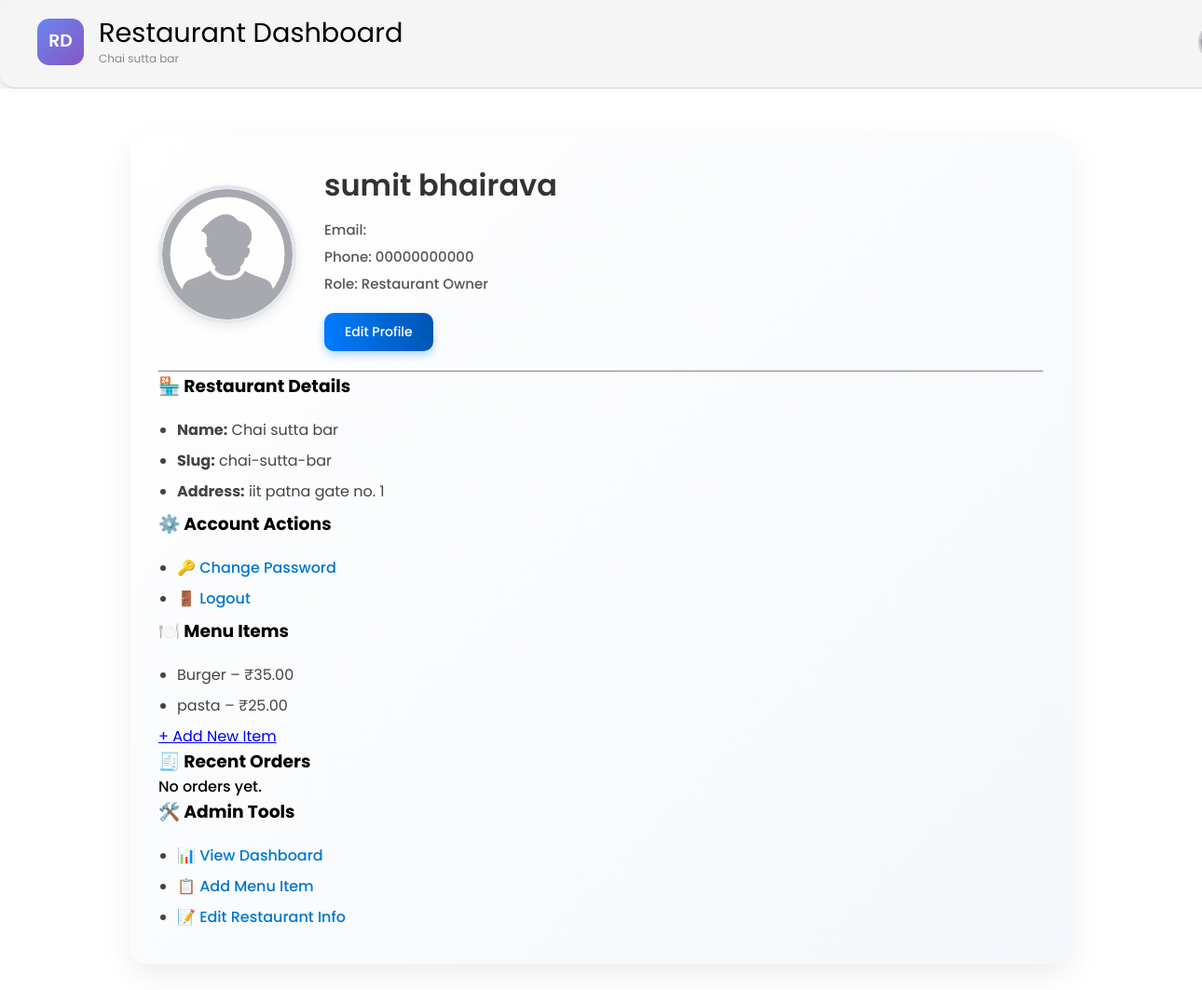
Page /owner/dashboard/profile/ (signed in) on the committed database.
### Restaurant/models.py (models this page shows, shortened)
class RegisterCanteen(models.Model):
    owner = models.ForeignKey(RegisterOwner, on_delete=models.CASCADE, related_name='restaurant_owner')
    canteen_name = models.CharField(max_length=100, default=None)
    description = models.TextField(default=None)
    image = models.ImageField(upload_to='canteen_images/')
    mobile_number = models.CharField(max_length=15)
    address = models.TextField()
    canteen_id = models.CharField(max_length=50, unique=True)
    opening_time = models.TimeField(default="07:00")
    closing_time = models.TimeField(default="22:00")
    email = models.EmailField()
    delivery_time = models.CharField(max_length=15, null=True, default="20 min")
    slug = AutoSlugField(populate_from='canteen_name', unique=True, always_update=False)

class RegisterOwner(models.Model):
    ownername = models.CharField(max_length=50, null=False, unique=True)
    password = models.CharField(max_length=125, null=False)
    email = models.CharField(max_length=50, null=False, default=None)
    def __str__(self):
        return self.ownername

class MenuItem(models.Model):
    canteen = models.ForeignKey(RegisterCanteen, on_delete=models.CASCADE, related_name='menu_items')
    category = models.CharField(max_length=100, default="Main Meal")
    name = models.CharField(max_length=100)
    description = models.TextField()
    price = models.DecimalField(max_digits=6, decimal_places=2)
    image = models.ImageField(upload_to='menu_images/',default="menu_items/set-vector.jpg")
    delivery_time = models.CharField(max_length=15, null=True, default="20 min")
    slug = AutoSlugField(populate_from='name', unique=True, always_update=False)

### Restaurant/views.py (the view)
# urls.py: path('dashboard/profile/', views.owner_profile, name='owner_profile'),
@require_login
def owner_profile(request):
    owner_id = request.session.get("owner_id")
    owner = get_object_or_404(RegisterOwner, id=owner_id)
    try:
        canteen = RegisterCanteen.objects.get(owner_id=owner_id)
    except RegisterCanteen.DoesNotExist:
        canteen = None
    menu_items = MenuItem.objects.filter(canteen=canteen) if canteen else []
    orders = OrderDetails.objects.filter(canteen=canteen).order_by('-id')[:10] if canteen else []
    context = {
        'owner': owner,
        'canteen': canteen,
        'menu_items': menu_items,
        'orders': orders,
    }
    return render(request, 'Restaurant/owner_profile.html', context)

### Restaurant/views.py (called while the page is built)
def require_login(view_func):
    @wraps(view_func)
    def _wrapped_view(request, *args, **kwargs):
        owner_id = request.session.get('owner_id')
        if not owner_id:
            return redirect('login_owner')
        return view_func(request, *args, **kwargs)
    return _wrapped_view

### Webusers/context_processors.py (called while the page is built)
def users_context(request):
    user_id = request.session.get('user_id')
    webuser = None
    profile = None
    if user_id:
        try:
            webuser = Users.objects.get(id=user_id)
            profile, created = UserProfile.objects.get_or_create(user=webuser)
        except Users.DoesNotExist:
            pass
    return {
        'webuser': webuser,
        'profile': profile
    }

### notifications/context_processors.py (called while the page is built)
def notification_context(request):
    user_id = request.session.get('user_id')
    if not user_id:
        return {'notifications': []}
    try:
        user = Users.objects.get(id=user_id)
        notes = Notification.objects.filter(user=user).order_by('-created_at')[:5]
        return {'notifications': notes, 'webuser': user}
    except Users.DoesNotExist:
        return {'notifications': []}

### templates/Restaurant/owner_profile.html (shortened to what this page needs)
{% extends 'Restaurant/base.html' %}
{% load static %}
{% block content %}
<link rel="stylesheet" href="{% static 'css/profile.css' %}">
  <link rel="stylesheet" href="{% static 'css/order_admin.css' %}">
<div class="profile-container">
  <div class="profile-header">
    <div class="profile-pic-section">
      <img src="{% if owner.profile_image %}{{ owner.profile_image.url }}{% else %}{% static 'images/default.png' %}{% endif %}"
           alt="Owner Photo" class="profile-pic">
    </div>
    <div class="profile-info">
      <h2>{{ owner }}</h2>
      <p>Email: {{ user.email }}</p>
      <p>Phone: {{ canteen.mobile_number }}</p>
      <p>Role: Restaurant Owner</p>
      <a href="{% url 'edit_owner_profile' %}" class="edit-btn">Edit Profile</a>
    </div>
  </div>
  <hr>
  <div class="restaurant-info">
    <h3>🏪 Restaurant Details</h3>
    <ul>
      <li><strong>Name:</strong> {{ canteen.canteen_name }}</li>
      <li><strong>Slug:</strong> {{ canteen.slug }}</li>
      <li><strong>Address:</strong> {{ canteen.address }}</li>
    </ul>
  </div>
  <div class="account-actions">
    <h3>⚙️ Account Actions</h3>
    <ul>
      <li><a href="{% url 'owner_change_password' %}">🔑 Change Password</a></li>
      <li><a href="{% url 'logout_owner' %}">🚪 Logout</a></li>
    </ul>
  </div>
  <div class="menu-section">
    <h3>🍽️ Menu Items</h3>
    {% if menu_items %}
    <ul>
      {% for item in menu_items %}
        <li>{{ item.name }} – ₹{{ item.price }}</li>
      {% endfor %}
    </ul>
    {% else %}
      <p>No items in menu.</p>
    {% endif %}
    <a href="{% url 'owner_dashboard' %}" class="action-btn">+ Add New Item</a>
  </div>
  <div class="order-section">
    <h3>🧾 Recent Orders</h3>
    {% if orders %}
      <ul>
        {% for order in orders %}
          <li>
            #{{ order.order_number }} — ₹{{ order.total_price }} —
            <strong>Status:</strong> {{ order.order_status }}
          </li>
        {% endfor %}
      </ul>
    {% else %}
      <p>No orders yet.</p>
    {% endif %}
  </div>
  <div class="admin-options">
    <h3>🛠️ Admin Tools</h3>
    <ul>
      <li><a href="{% url 'owner_dashboard' %}">📊 View Dashboard</a></li>
      <li><a href="{% url 'owner_dashboard' %}">📋 Add Menu Item</a></li>
      <li><a href="{% url 'edit_owner_profile' %}">📝 Edit Restaurant Info</a></li>
    </ul>
  </div>
</div>
{% endblock %}

### templates/Restaurant/base.html (shortened to what this page needs)
<!DOCTYPE html>
{% load static %}
<html lang="en">
<head>
  <link rel="stylesheet" href="{% static 'css/order_admin.css' %}">
</head>
<body>
  <header>
    <nav>
      <div class="nav-logo">
        <a href="{% url 'owner_dashboard' %}">
        <svg width="50" height="50" viewBox="0 0 64 64" xmlns="http://www.w3.org/2000/svg">
          <text x="50%" y="50%" dominant-baseline="middle" text-anchor="middle" fill="white" font-size="24"
            font-family="Poppins, sans-serif" font-weight="600">RD</text>
        </svg></a>
        <div>
          <h2>Restaurant Dashboard</h2>
          <small>{{ canteen.canteen_name }}</small>
        </div>
      </div>
        <div class="dropdown">
          <button class="dropdown-btn" onclick="toggleDropdown()">
            <img src="{% static 'images/default.png' %}" alt="User Icon" />
          </button>
        </div>
    </nav>
  </header>
    {% block content %}{% endblock %}
</body>
</html>

### static/css/order_admin.css (style rules this page uses)
:root { --preparing-color: #0c5460; --preparing-bg: #d1ecf1; --pending-color: #856404; --pending-bg: #fff3cd; --ready-color: #155724; --ready-bg: #d4edda; }
* { padding: 0; margin: 0; }
p { font-family: "Poppins", sans-serif; font-weight: 500; font-style: normal; }
header { position: sticky; top: 0; z-index: 100; background-color: whitesmoke; }
nav { display: flex; justify-content: space-between; align-items: center; padding: 20px 40px; box-shadow: 0 2px 10px rgba(0, 0, 0, 0.04); border-bottom: 1px solid lightgrey; max-width: 1400px; width: 100%; margin: 0px auto; border-radius: 16px; }
.nav-logo { display: flex; gap: 1rem; align-items: center; }
.nav-logo h2 { font-family: "Poppins", sans-serif; font-weight: 400; font-style: normal; font-size: 1.8rem; line-height: 1.7rem; }
nav button { padding: 1rem 2rem; border-radius: 16px; border: none; font-size: 0.875rem; font-weight: 500; background-color:lightgray; cursor: pointer; }
.dropdown { position: relative; display: inline-block; }
.dropdown-btn { background: none; border: none; cursor: pointer; padding: 0; }
.dropdown-btn img { width: 40px; height: 40px; border-radius: 50%; object-fit: cover; border: 2px solid #ccc; transition: transform 0.3s ease; }
.nav-logo div { display: flex; flex-direction: column; }
.nav-logo small { font-size: 12px; color: #888; margin-top: 4px; font-family: "Poppins", sans-serif; }

### static/css/profile.css (style rules this page uses)
.profile-container { max-width: 950px; margin: 50px auto; padding: 30px; background: linear-gradient(135deg, #ffffff, #f4f7fb); border-radius: 18px; box-shadow: 0 12px 32px rgba(0, 0, 0, 0.07); font-family: 'Poppins', sans-serif; transition: 0.3s ease-in-out; }
.profile-header { display: flex; flex-wrap: wrap; align-items: center; gap: 30px; padding-bottom: 20px; border-bottom: 1px solid #e0e0e0; }
.profile-pic { width: 140px; height: 140px; object-fit: cover; border-radius: 50%; border: 4px solid #e3e6ea; box-shadow: 0 4px 12px rgba(0, 0, 0, 0.08); }
.profile-info { flex: 1; }
.profile-info h2 { margin: 0 0 12px; font-size: 2rem; font-weight: 600; color: #333; }
.profile-info p { margin: 6px 0; font-size: 15px; color: #555; }
.edit-btn { display: inline-block; margin-top: 14px; padding: 10px 22px; background: linear-gradient(90deg, #007bff, #0056b3); color: #fff; font-weight: 500; font-size: 14px; text-decoration: none; border-radius: 10px; transition: 0.3s ease; box-shadow: 0 4px 10px rgba(0, 123, 255, 0.3); }
ul { margin-top: 20px; padding-left: 20px; }
ul li { margin: 8px 0; color: #444; }
ul li a { color: #0077cc; font-weight: 500; text-decoration: none; transition: 0.2s ease; }

### rows in the picture
RegisterCanteen: canteen_name "Chai sutta bar", mobile_number "00000000000", slug "chai-sutta-bar", address "iit patna gate no. 1"
RegisterOwner: ownername "sumit bhairava"
MenuItem: name "Burger", price "35.00"
MenuItem: name "pasta", price "25.00"
